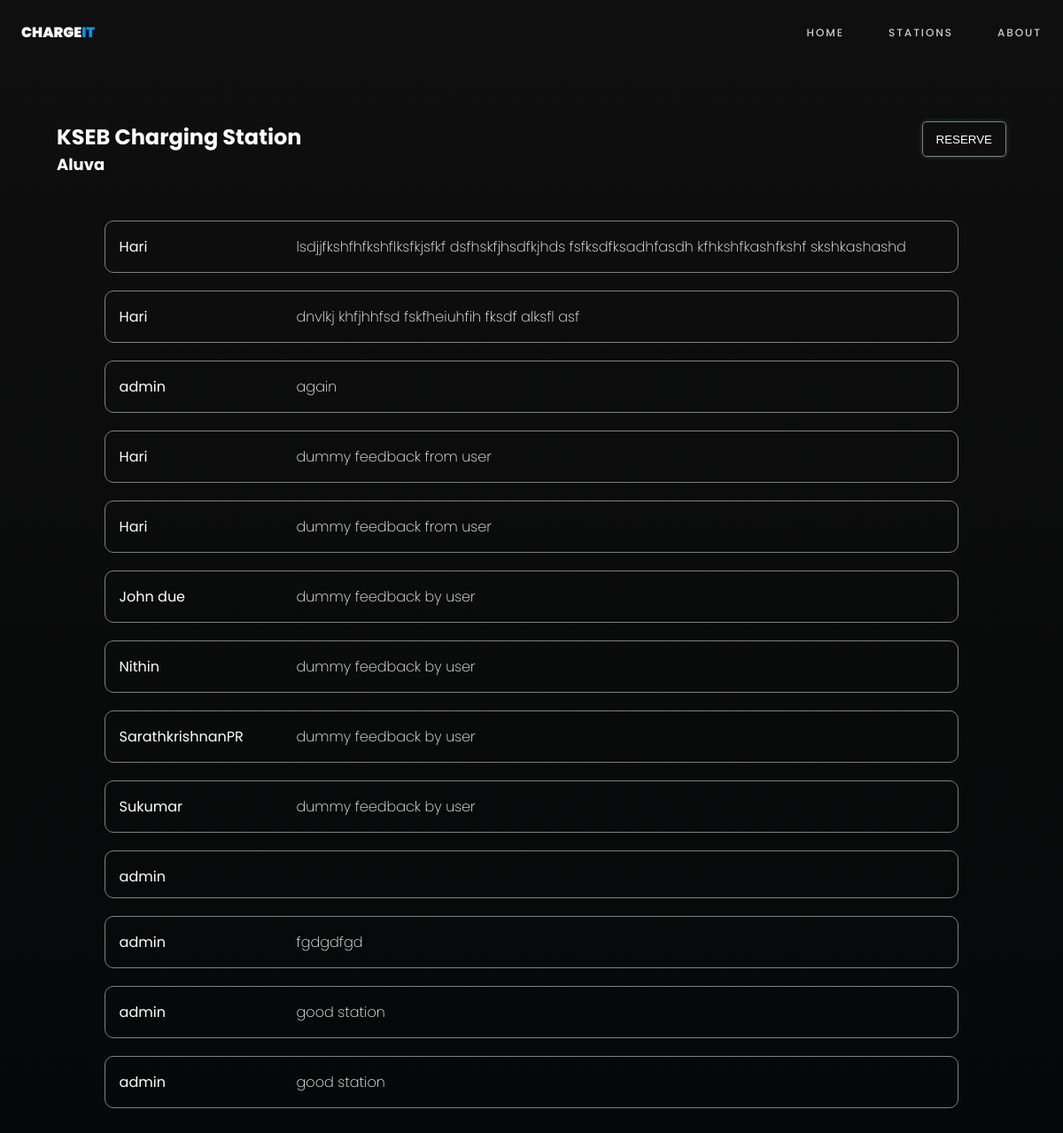
Page /chargingspotDetails/1 on the committed database.
### app/models.py (models this page shows, shortened)
class Chargingspot(models.Model):
    name = models.CharField(max_length=50, default=None)
    place = models.ForeignKey(Location, on_delete=models.CASCADE)

class Location(models.Model):
    place = models.CharField(max_length=100, unique=True)

class FeedbackModel(models.Model):
    user = models.ForeignKey(User, on_delete=models.CASCADE)
    chargingspot = models.ForeignKey(Chargingspot, on_delete=models.CASCADE)
    comment = models.TextField(blank=True,null=True)
    created_at = models.DateTimeField(auto_now_add=True)

### app/views.py (the view)
# urls.py: path('chargingspotDetails/<int:chargingspot_id>', views.chargingspotDetails, name='chargingspotDetails'),
def chargingspotDetails(request, chargingspot_id):
    chargingspot = get_object_or_404(models.Chargingspot, pk=chargingspot_id)
    feedbacks =models.FeedbackModel.objects.filter(chargingspot=chargingspot)
    return render(request, 'chargingstationdetail.html', {'chargingspot': chargingspot, 'feedbacks': feedbacks})

### app/templates/chargingstationdetail.html (shortened to what this page needs)
{% load static %}
<!DOCTYPE html>
<html lang="en">
<head>
    <link rel="stylesheet" type="text/css" href="{% static 'app/css/home.css' %}">
</head>
<body>
    <div class="container">
        <nav>
            <div class='logo'>
              <h3 id='charge'>CHARGE</h3>
              <h3 id='it'>IT</h3>
            </div>
            <div class='menus'>
              <a href="{% url 'home' %}" class="navLink">
                <h3>HOME</h3>
              </a>
              <a href="ReservationListView" class="navLink">
                <h3>STATIONS</h3>
              </a>
              <a href="#" class="navLink">
                <h3>ABOUT</h3>
              </a>
            </div>
        </nav>
        <div class="main-contents">
          <div class="headings">
            <div class="heading-left">
              <h1>{{chargingspot.name}}</h1>
              <h2>{{chargingspot.place.place}}</h2>
            </div>
            <a href="{% url 'PlaceReservationView' chargingspot_id=chargingspot.id %}">
              <button class="reservation-btn">RESERVE</button>
            </a>
          </div>
          <div class="contents">
            <ul>
              {% for feedback in feedbacks %}
                  <li>
                      <div class="name">
                        <p>{{ feedback.user }}</p>
                      </div>
                      <div class="feedback">
                        <p>{{ feedback.comment }}</p>
                      </div>
                  </li>
              {% empty %}
                  <li>No feedbacks found.</li>
              {% endfor %}
            </ul>
          </div>
        </div>
    </div>
</body>
</html>

### app/static/app/css/home.css (style rules this page uses)
* { padding: 0%; margin: 0%; border: 0%; }
.name { display: flex; flex-direction: column; align-items: flex-start; width: 200px; overflow:hidden ; }
a { text-decoration: none; }

### app/templates/chargingstationdetail.html (style rules this page uses)
nav { max-width: 100%; display: flex; justify-content: space-between; align-items: center; padding: 1.5em; }
.logo { display: flex; }
#charge { color: #FFF; font-family: Poppins; font-size: 16px; font-style: normal; font-weight: 900; line-height: normal; }
#it { color: #0D94E5; font-family: Poppins; font-size: 16px; font-style: normal; font-weight: 900; line-height: normal; }
.menus { display: flex; gap: 50px; }
.navLink h3 { color: #CCC; font-family: Poppins; font-size: 12px; font-style: light; font-weight: 500; line-height: normal; letter-spacing: 1.92px; text-decoration: none; transition:0.2s ease-in-out; }
a { text-decoration: none; }
.container { background: linear-gradient(180deg, #0f0f0f 0%, #060708 100%); width: 100%; height: 2850px; overflow: hidden; }
p { border: 0px; margin: 0%; padding: 0%; font-family: 'Poppins'; color: white; }
.container { width: 100%; height: 100%; }
.main-contents { padding: 4em; display: flex; flex-direction: column; gap: 50px; }
ul { list-style: none; }
.heading-left h1 { font-family: 'Poppins'; font-size: x-large; color: white; }
.heading-left h2 { font-family: 'Poppins'; font-size: large; color: white; }
.contents { width: 90%; margin: 0px auto; }
.name { display: flex; width: 200px; height: 20px; overflow: hidden; }
.feedback { font-weight: 200; }
li { display: flex; padding: 1em; border: 1px solid grey; border-radius: 10px; overflow: hidden; }
ul { display: flex; flex-direction: column; gap: 20px; }
.headings { display: flex; justify-content: space-between; }
.reservation-btn { height: 40px; padding: 7px 15px; color: #FFF; border-radius: 5px; border: 1px solid grey; background-color: #06070800; box-shadow: 0px 0px 5.5px rgba(109.24, 249.69, 215.98, 0.25); transition: 0.9s; }

### rows in the picture
Chargingspot: name "KSEB Charging Station", place.place "Aluva"
FeedbackModel: user "Hari", comment "lsdjjfkshfhfkshflksfkjsfkf dsfhskfjhsdfkjhds fsfksdfksadhfasdh kfhkshfkashfkshf skshkashashd"
FeedbackModel: user "Hari", comment "dnvlkj khfjhhfsd fskfheiuhfih fksdf alksfl asf"
FeedbackModel: user "admin", comment "again"
FeedbackModel: user "Hari", comment "dummy feedback from user"
FeedbackModel: user "Hari", comment "dummy feedback from user"
FeedbackModel: user "John due", comment "dummy feedback by user"
FeedbackModel: user "Nithin", comment "dummy feedback by user"
FeedbackModel: user "SarathkrishnanPR", comment "dummy feedback by user"
FeedbackModel: user "Sukumar", comment "dummy feedback by user"
FeedbackModel: user "admin"
FeedbackModel: user "admin", comment "fgdgdfgd"
FeedbackModel: user "admin", comment "good station"
FeedbackModel: user "admin", comment "good station"
